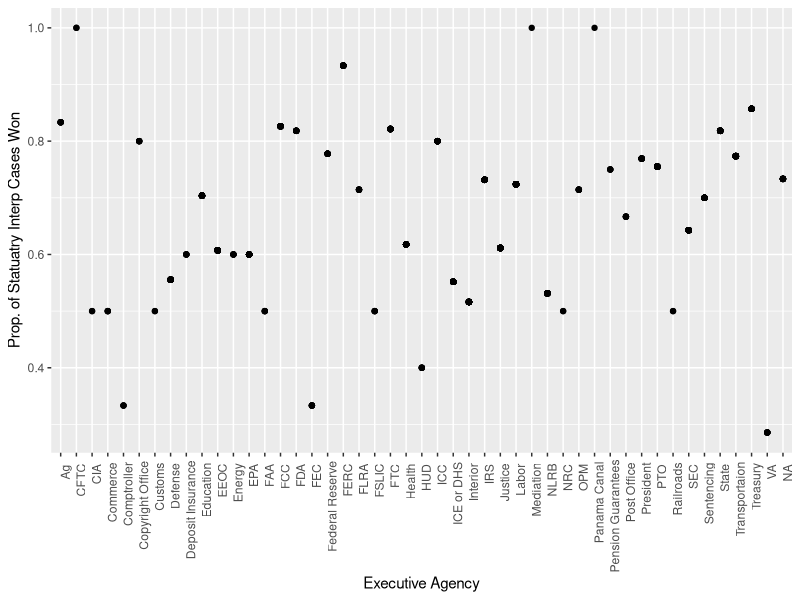

Write the R code that produced this figure.
## ---- chunk 1
library(ggplot2)
library(tidyverse)
## ---- chunk 2
deference_data <- read_csv("data/ProjectDeferenceData.csv")
##RESET DATA
## ---- chunk 3
deference_data <- deference_data |>
  mutate(
    case_winner = if_else(Decision == 0, "gov_agency", "not_agency")
  ) |>
  select(Term, Name, Decision, Agency, case_winner)
##CLEANUP DATA
## ---- chunk 4
deference_data <- deference_data |>
  mutate(
    agency_name = case_when(
      Agency == 0 ~ "Treasury",
      Agency == 1 ~ "Copyright Office",
      Agency == 2 ~ "Defense",
      Agency == 3 ~ "Justice",
      Agency == 4 ~ "Education",
      Agency == 5 ~ "EEOC",
      Agency == 6 ~ "Energy",
      Agency == 7 ~ "EPA",
      Agency == 8 ~ "Deposit Insurance",
      Agency == 9 ~ "Federal Reserve",
      Agency == 10 ~ "FERC",
      Agency == 11 ~ "FSLIC",
      Agency == 12 ~ "FLRA",
      Agency == 13 ~ "FTC",
      Agency == 14 ~ "FCC",
      Agency == 15 ~ "Health",
      Agency == 16 ~ "ICC",
      Agency == 17 ~ "ICE or DHS",
      Agency == 18 ~ "Interior",
      Agency == 19 ~ "IRS",
      Agency == 20 ~ "Labor",
      Agency == 21 ~ "NLRB",
      Agency == 22 ~ "OPM",
      Agency == 23 ~ "PTO",
      Agency == 24 ~ "Pension Guarantees",
      Agency == 25 ~ "Post Office",
      Agency == 26 ~ "President",
      Agency == 27 ~ "SEC",
      Agency == 28 ~ "Sentencing",
      Agency == 29 ~ "Transportaion",
      Agency == 30 ~ "Panama Canal",
      Agency == 31 ~ "State",
      Agency == 32 ~ "FEC",
      Agency == 33 ~ "NRC",
      Agency == 34 ~ "FDA",
      Agency == 35 ~ "CIA",
      Agency == 36 ~ "CFTC",
      Agency == 37 ~ "Ag",
      Agency == 38 ~ "Commerce",
      Agency == 39 ~ "HUD",
      Agency == 40 ~ "VA",
      Agency == 41 ~ "Customs",
      Agency == 42 ~ "FAA",
      Agency == 43 ~ "Railroads",
      Agency == 44 ~ "Judicial Conference",
      Agency == 45 ~ "Mediation",
      Agency == 46 ~ "Comptroller",
      Agency == 47 ~ "SSA",
      Agency == 48 ~ "CFPB",
      Agency == 49 ~ "TVA",
      Agency == 50 ~ "NASA",
      Agency == 51 ~ "NSA",
      Agency == 52 ~ "USAID"
    )
  ) |>
  select(Term, Name, Decision, agency_name, case_winner)
##NAME AGENCIES
## ---- chunk 5
deference_data |>
  group_by(agency_name) |>
  mutate(
    wins = sum(case_winner == "gov_agency"),
    n = n(),
    prop_win = wins/n
  ) |>
  ggplot(mapping = aes(x = agency_name, y = prop_win)) +
  geom_point() +
  theme(axis.text.x = element_text(angle = 90, hjust=0.95)) +
  labs(
    x = "Executive Agency",
    y = "Prop. of Statuatry Interp Cases Won"
  )
  
